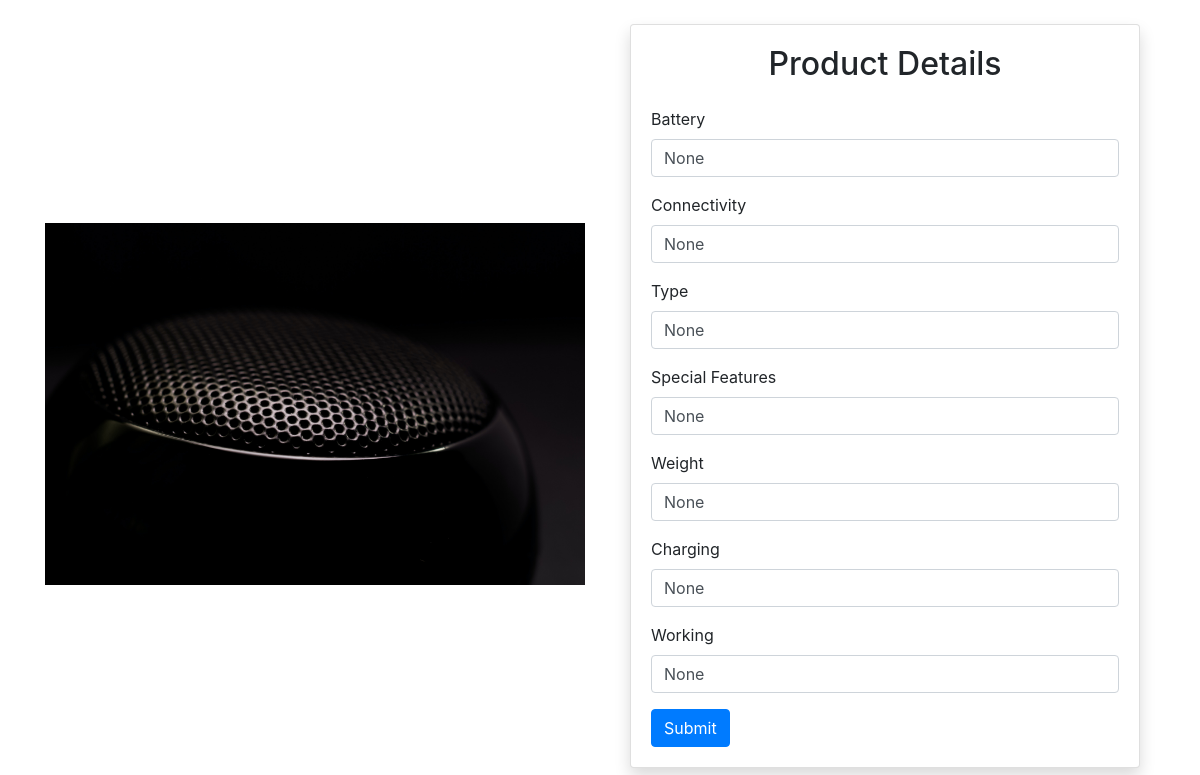
The page /app2/addspeaker/2 on the database as committed earlier.
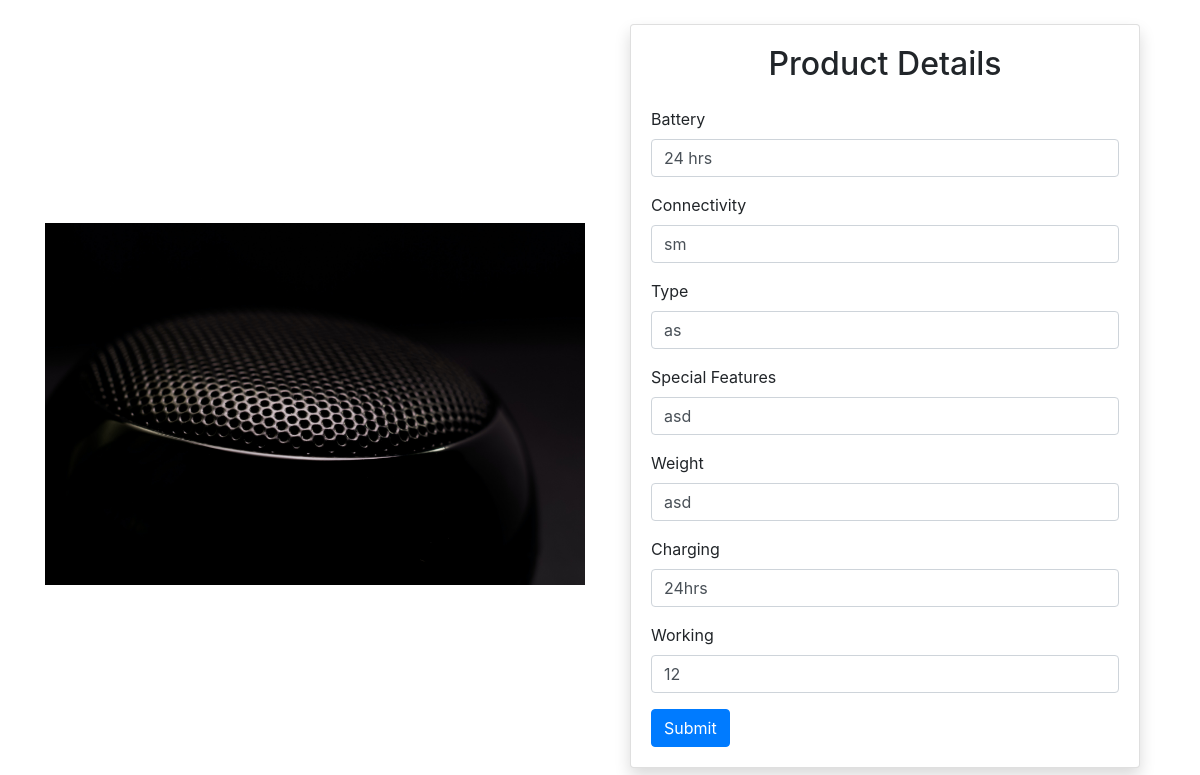
The same page on the database as committed later.
### app2/models.py (models this page shows)
class ProductSpeaker(models.Model):
    product = models.ForeignKey(Product, on_delete=models.CASCADE, null=True)
    battery = models.CharField(max_length=255, null=True)
    s_connectivity = models.CharField(max_length=255, null=True)
    s_type = models.CharField(max_length=255, null=True)
    special_features = models.CharField(max_length=255, null=True)
    weight = models.CharField(max_length=255, null=True)
    charging = models.CharField(max_length=255, null=True)
    working = models.CharField(max_length=255, null=True)

### app2/views.py (the view, shortened to what this page needs)
# urls.py: path('addspeaker/<int:product_id>',views.addspeaker,name='addspeaker'),
def addspeaker(request,product_id):
    user = request.user
    userid = user.id
    speaker=ProductSpeaker.objects.get(product_id=product_id)
    return render(request,'addproduct/speaker.html',{'speaker':speaker})

### template/addproduct/speaker.html (shortened to what this page needs)
{% load static %}
<!DOCTYPE html>
<html lang="en">
<head>
    <link href="https://maxcdn.bootstrapcdn.com/bootstrap/4.5.2/css/bootstrap.min.css" rel="stylesheet">
</head>
<body>
    <div class="container mt-4">
        <div class="row d-flex align-items-center">
            <div class="col-md-6">
                <img src="{% static 'speaker.jpg' %}" alt="Product Image" class="img-fluid">
            </div>
            <div class="col-md-6">
                <div class="container mb-3">
                    <div class="card shadow">
                        <div class="card-body">
                            <h2 class="card-title text-center mb-4">Product Details</h2>
                            <form method="post">
                                <div class="mb-3">
                                    <label for="battery" class="form-label">Battery</label>
                                    <input type="text" class="form-control" id="battery" value="{{speaker.battery}}" name="battery">
                                </div>
                                <div class="mb-3">
                                    <label for="s_connectivity" class="form-label">Connectivity</label>
                                    <input type="text" class="form-control" id="s_connectivity" value="{{speaker.s_connectivity}}" name="s_connectivity">
                                </div>
                                <div class="mb-3">
                                    <label for="s_type" class="form-label">Type</label>
                                    <input type="text" class="form-control" id="s_type" value="{{speaker.s_type}}" name="s_type">
                                </div>
                                <div class="mb-3">
                                    <label for="special_features" class="form-label">Special Features</label>
                                    <input type="text" class="form-control" id="special_features" value="{{speaker.special_features}}" name="special_features">
                                </div>
                                <div class="mb-3">
                                    <label for="weight" class="form-label">Weight</label>
                                    <input type="text" class="form-control" id="weight" value="{{speaker.weight}}" name="weight">
                                </div>
                                <div class="mb-3">
                                    <label for="charging" class="form-label">Charging</label>
                                    <input type="text" class="form-control" id="charging" value="{{speaker.charging}}" name="charging">
                                </div>
                                <div class="mb-3">
                                    <label for="working" class="form-label">Working</label>
                                    <input type="text" class="form-control" id="working" value="{{speaker.working}}" name="working">
                                </div>
                                <button type="submit" class="btn btn-primary">Submit</button>
                            </form>
                        </div>
                    </div>
                </div>
            </div>
        </div>
    </div>
</body>
</html>

Rows that differ between the two databases and show on the page:
changed ProductSpeaker: battery "None" → "24 hrs"; s_connectivity "None" → "sm"; s_type "None" → "as"; special_features "None" → "asd"; weight "None" → "asd"; charging "None" → "24hrs"; working "None" → "12"
